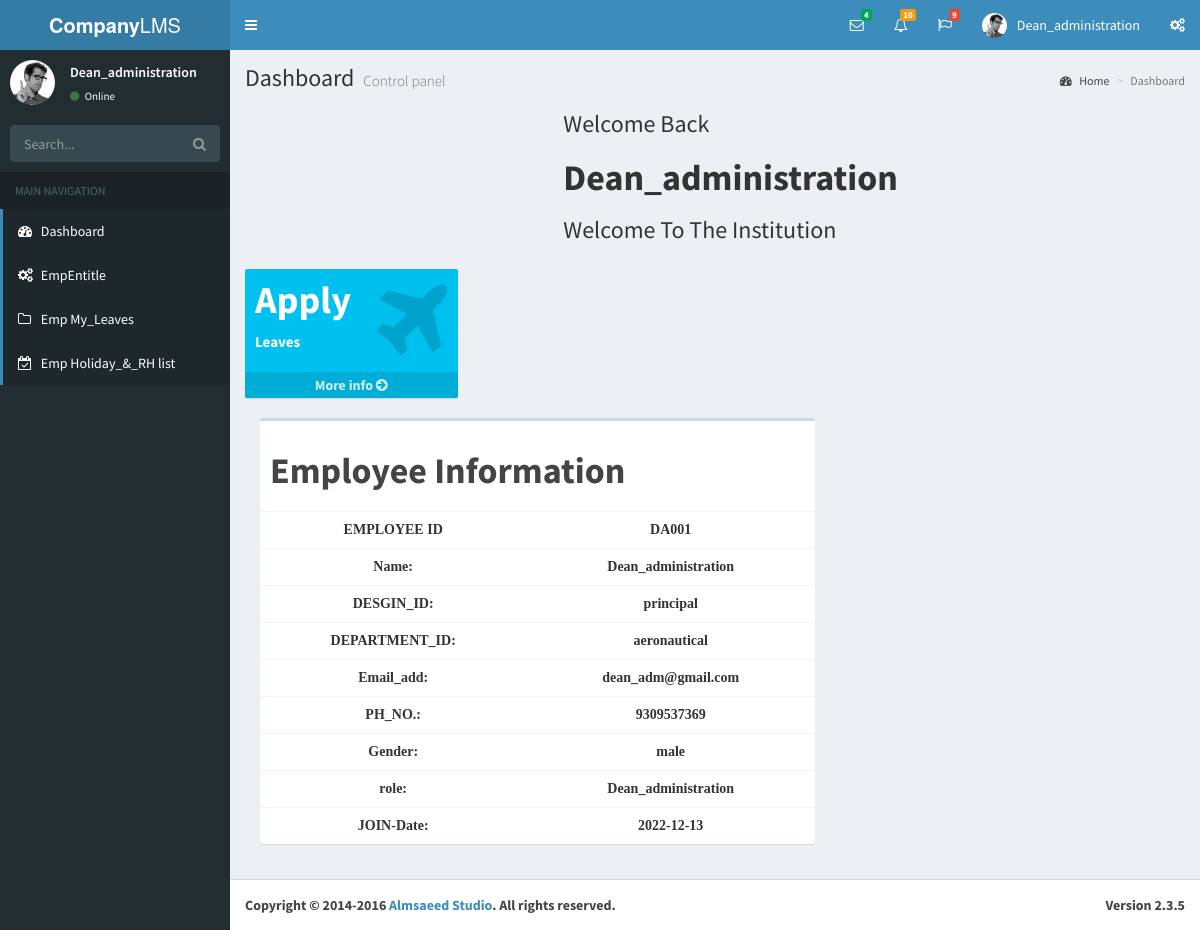
Screenshot of /Emp/EmpDashboard.php (signed in) with the database file from the repository.
### tables this page shows
CREATE TABLE `employee_master` (
  `id` int(11) NOT NULL,
  `emp_id` varchar(12) NOT NULL,
  `name` varchar(64) NOT NULL,
  `design_id` int(11) NOT NULL,
  `email` varchar(30) NOT NULL,
  `contact` bigint(128) NOT NULL,
  `gender` int(11) NOT NULL,
  `role` text NOT NULL,
  `dept_id` int(11) NOT NULL,
  `username` varchar(64) NOT NULL,
  `password` varchar(128) NOT NULL,
  `Reg_date` date NOT NULL,
  `status` int(11) NOT NULL COMMENT '-1 = unregistered user    0- Ex-user   1- Existing User (Active)'
);

CREATE TABLE `designation_master` (
  `id` int(11) NOT NULL,
  `design_name` varchar(64) NOT NULL,
  `status` int(11) NOT NULL
);

CREATE TABLE `department_master` (
  `id` int(11) NOT NULL,
  `dept_name` varchar(128) NOT NULL,
  `short_name` varchar(20) NOT NULL,
  `strength` int(11) NOT NULL,
  `created_at` datetime NOT NULL,
  `updated_at` datetime NOT NULL,
  `status` int(11) NOT NULL
);

CREATE TABLE `gender_master` (
  `id` int(11) NOT NULL,
  `gender_name` varchar(10) NOT NULL
);

### Emp/required/functions.php (called while the page is built, shortened)
<?php
	function db_one($sql_query){
		include('db_connection.php');
		$result = mysqli_query($con, $sql_query);
		$row = mysqli_fetch_assoc($result);
		return $row;
	}
?>

### Emp/EmpDashboard.php (the view, shortened to what this page needs)
<?php
      $login_id = $_SESSION['login_id'];
     include('required/db_connection.php');
     include('required/functions.php');
     $login_query = "SELECT * FROM employee_master WHERE id = " .$login_id ;
     $login_result = db_one($login_query);
     $info_query = "SELECT *
                    FROM employee_master AS em
                    INNER JOIN designation_master AS dem ON dem.id = em.design_id
                    INNER JOIN department_master AS dm ON dm.id = em.dept_id
                    INNER JOIN gender_master AS gm ON gm.id = em.gender
                    WHERE 1=1 AND em.design_id >1";
                    $info_result =db_one($info_query );
     ?>
<!DOCTYPE html>
<html>
<head>
    <link rel="stylesheet" href="bootstrap/css/bootstrap.min.css">
    <link rel="stylesheet" href="https://cdnjs.cloudflare.com/ajax/libs/font-awesome/4.5.0/css/font-awesome.min.css">
    <link rel="stylesheet" href="https://cdnjs.cloudflare.com/ajax/libs/ionicons/2.0.1/css/ionicons.min.css">
    <link rel="stylesheet" href="dist/css/AdminLTE.min.css">
    <link rel="stylesheet" href="dist/css/skins/_all-skins.min.css">
    <link rel="stylesheet" href="plugins/iCheck/flat/blue.css">
    <link rel="stylesheet" href="plugins/morris/morris.css">
    <link rel="stylesheet" href="plugins/jvectormap/jquery-jvectormap-1.2.2.css">
    <link rel="stylesheet" href="plugins/datepicker/datepicker3.css">
    <link rel="stylesheet" href="plugins/daterangepicker/daterangepicker.css">
    <link rel="stylesheet" href="plugins/bootstrap-wysihtml5/bootstrap3-wysihtml5.min.css">
</head>
<body class="hold-transition skin-blue sidebar-mini">
    <div class="wrapper">
        <header class="main-header">
            <a href="EmpDashboard.php" class="logo">
                <span class="logo-lg"><b>Company</b>LMS</span>
            </a>
            <nav class="navbar navbar-static-top">
                <a href="#" class="sidebar-toggle" data-toggle="offcanvas" role="button">
                </a>
                <div class="navbar-custom-menu">
                    <ul class="nav navbar-nav">
                        <li class="dropdown messages-menu">
                            <a href="#" class="dropdown-toggle" data-toggle="dropdown">
                                <i class="fa fa-envelope-o"></i>
                                <span class="label label-success">4</span>
                            </a>
                        </li>
                        <li class="dropdown notifications-menu">
                            <a href="#" class="dropdown-toggle" data-toggle="dropdown">
                                <i class="fa fa-bell-o"></i>
                                <span class="label label-warning">10</span>
                            </a>
                        </li>
                        <li class="dropdown tasks-menu">
                            <a href="#" class="dropdown-toggle" data-toggle="dropdown">
                                <i class="fa fa-flag-o"></i>
                                <span class="label label-danger">9</span>
                            </a>
                        </li>
                        <li class="dropdown user user-menu">
                            <a href="#" class="dropdown-toggle" data-toggle="dropdown">
                                <img src="dist/img/user2-160x160.jpg" class="user-image" alt="User Image">
                                <span class="hidden-xs"><?php echo $login_result['name']; ?></span>
                            </a>
                        </li>
                        <li>
                            <a href="#" data-toggle="control-sidebar"><i class="fa fa-gears"></i></a>
                        </li>
                    </ul>
                </div>
            </nav>
        </header>
        <aside class="main-sidebar">
            <section class="sidebar">
                <div class="user-panel">
                    <div class="pull-left image">
                        <img src="dist/img/user2-160x160.jpg" class="img-circle" alt="User Image">
                    </div>
                    <div class="pull-left info">
                        <p><?php echo $login_result['name']; ?></p>
                        <a href="#"><i class="fa fa-circle text-success"></i> Online</a>
                    </div>
                </div>
                <form action="#" method="get" class="sidebar-form">
                    <div class="input-group">
                        <input type="text" name="q" class="form-control" placeholder="Search...">
                        <span class="input-group-btn">
                            <button type="submit" name="search" id="search-btn" class="btn btn-flat"><i
                                    class="fa fa-search"></i>
                            </button>
                        </span>
                    </div>
                </form>
                <ul class="sidebar-menu">
                    <li class="header">MAIN NAVIGATION</li>
                    <li class="active treeview">
                        <a href="EmpDashboard.php">
                            <i class="fa fa-dashboard"></i> <span>Dashboard</span>
                        </a>
                    </li>
                    <li class="active treeview">
                        <a href="Empentitle.php">
                            <i class="fa fa-cogs"></i> <span>EmpEntitle</span>
                        </a>
                    </li>
                    <li class="active treeview">
                        <a href="Emp_myleaves.php">
                            <i class="fa fa-folder-o"></i> <span>Emp My_Leaves</span>
                        </a>
                    </li>
                    <li class="active treeview">
                        <a href="Empholiday.php">
                            <i class="fa fa-calendar-check-o"></i> <span>Emp Holiday_&_RH list</span>
                        </a>
                    </li>
                </ul>
            </section>
        </aside>
        <div class="content-wrapper">
            <section class="content-header">
                <h1>
                    Dashboard
                    <small>Control panel</small>
                </h1>
                <ol class="breadcrumb">
                    <li><a href="#"><i class="fa fa-dashboard"></i> Home</a></li>
                    <li class="active">Dashboard</li>
                </ol>
            </section>
            <div class="main-container">
                <div class="pd-ltr-20">
                    <div class="card-box pd-20 height-100-p mb-30">
                        <div class="row align-items-center">
                            <div class="col-md-4 user-icon">
                            </div>
                            <div class="col-md-8">
                                <h4 class="font-20 weight-500 mb-10 text-capitalize"><strong>
                                        <bold>
                                            <?php echo "<h3><bold>Welcome back<br></bold></h3><h1><strong>".$login_result['name']; ?>
                                        </bold>
                                    </strong>
                                </h4>
                                <h3 class="font-18 max-width-600">Welcome to the institution</h3>
                            </div>
                        </div>
                    </div>
                </div>
            </div>
            <section class="content">
                <div class="row">
                    <div class="col-lg-3 col-xs-6">
                        <div class="small-box bg-aqua">
                            <div class="inner">
                                <h3>Apply</h3>
                                <p>Leaves</p>
                            </div>
                            <div class="icon">
                                <i class=" fa fa-plane"></i>
                            </div>
                            <a href="#" class="small-box-footer" data-toggle="modal" data-target="#exampleModal">More
                                info <i class="fa fa-arrow-circle-right"></i></a>
                        </div>
                    </div>
                </div>
                <div class="container">
                    <div class="row">
                        <div class="col-md-6">
                            <div class="box">
                                <div class="box-header">
                                    <h1 class="text-centred text-underline "><strong>
                                            <bold> Employee Information</bold>
                                        </strong></h1>
                                </div>
                                <div class="box-body table-responsive no-padding">
                                    <table class="table table-hover">
                                        <tr>
                                            <th style='text-align:center;font-family:times-new-roman;'>EMPLOYEE ID
                                            </th>
                                            <td style='text-align:center;font-family:times-new-roman;'>
                                                <?php echo $login_result['emp_id']; ?></td>
                                        </tr>
                                        <tr>
                                            <th style='text-align:center;font-family:times-new-roman;'>Name:
                                            </th>
                                            <td style='text-align:center;font-family:times-new-roman;'>
                                                <?php echo $login_result['name']; ?>
                                            </td>
                                        </tr>
                                        <tr>
                                            <th style='text-align:center;font-family:times-new-roman;'>DESGIN_ID:
                                            </th>
                                            <td style='text-align:center;font-family:times-new-roman;'>
                                                <?php echo $info_result['design_name']; ?>
                                            </td>
                                        </tr>
                                        <tr>
                                            <th style='text-align:center;font-family:times-new-roman;'>DEPARTMENT_ID:
                                            </th>
                                            <td style='text-align:center;font-family:times-new-roman;'>
                                                <?php echo $info_result['dept_name']; ?></td>
                                        </tr>
                                        <tr>
                                            <th style='text-align:center;font-family:times-new-roman;'>Email_add:
                                            </th>
                                            <td style='text-align:center;font-family:times-new-roman;'>
                                                <?php echo $login_result['email']; ?>
                                            </td>
                                        </tr>
                                        <tr>
                                            <th style='text-align:center;font-family:times-new-roman;'>PH_NO.:
                                            </th>
                                            <td style='text-align:center;font-family:times-new-roman;'>
                                                <?php echo $login_result['contact']; ?></td>
                                        </tr>
                                        <tr>
                                            <th style='text-align:center;font-family:times-new-roman;'>Gender:
                                            </th>
                                            <td style='text-align:center;font-family:times-new-roman;'>
                                                <?php echo $info_result['gender_name']; ?></td>
                                        </tr>
                                        <tr>
                                            <th style='text-align:center;font-family:times-new-roman;'>role:
                                            </th>
                                            <td style='text-align:center;font-family:times-new-roman;'>
                                                <?php echo $login_result['role']; ?></td>
                                        </tr>
                                        <tr>
                                            <th style='text-align:center;font-family:times-new-roman;'>JOIN-Date:
                                            </th>
                                            <td style='text-align:center;font-family:times-new-roman;'>
                                                <?php echo $login_result['Reg_date']; ?>
                                            </td>
                                        </tr>
                                    </table>
                                </div>
                            </div>
                        </div>
                    </div>
                </div>
            </section>
        </div>
        <footer class="main-footer">
            <div class="pull-right hidden-xs">
                <b>Version</b> 2.3.5
            </div>
            <strong>Copyright &copy; 2014-2016 <a href="http://almsaeedstudio.com">Almsaeed Studio</a>.</strong> All
            rights
            reserved.
        </footer>
    </div>
</body>
</html>

### rows the page displays
employee_master: name "Dean_administration", emp "DA001", email "dean_adm@gmail.com", contact "9309537369", role "Dean_administration", Reg_date "2022-12-13"
designation_master: design_name "principal"
department_master: dept_name "aeronautical"
gender_master: gender_name "male"
